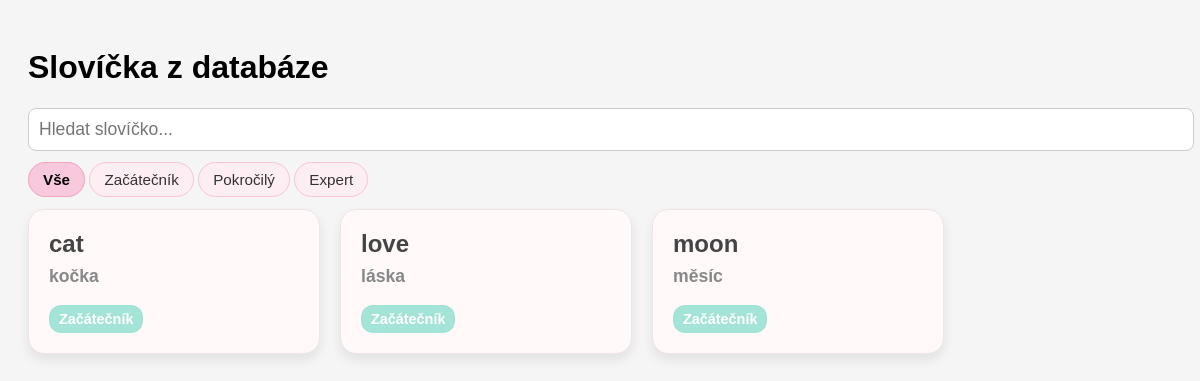
The page /words/ on the database as committed earlier.
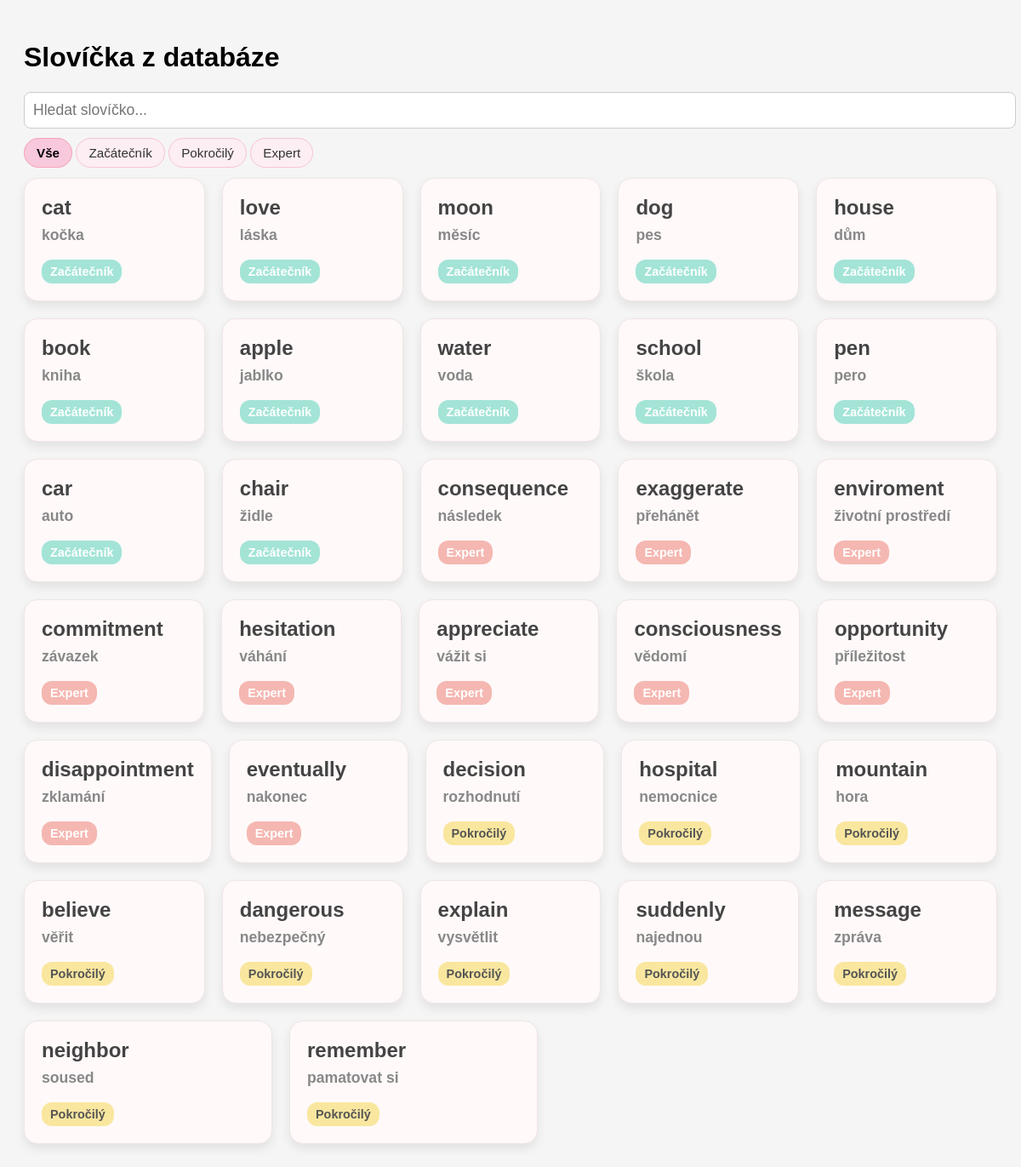
The same page on the database as committed later.
### core/models.py (models this page shows, shortened)
class Word(models.Model):
    english = models.CharField(
        max_length=100,
        verbose_name="Anglické slovo",
        help_text="Zadej slovo v angličtině (bez speciálních znaků)",
        validators=[RegexValidator(r'^[a-zA-Z\s\-]+$', 'Pouze písmena, mezery a pomlčky')]
    )
    czech = models.CharField(
        max_length=100,
        verbose_name="Český překlad",
        help_text="Zadej český překlad"
    )
    difficulty = models.CharField(
        max_length=10,
        choices=[
            ('easy', 'Easy'),
            ('medium', 'Medium'),
            ('hard', 'Hard')
        ],
        verbose_name="Obtížnost",
        help_text="Vyber obtížnost slova"
    )
    category = models.ForeignKey(
        'Category',
        on_delete=models.CASCADE,
        null=True,
        blank=True,
        verbose_name="Kategorie",
        help_text="Vyber kategorii (nepovinné)"
    )
    class Meta:
        verbose_name = "Slovo"
        verbose_name_plural = "Slova"
        ordering = ['difficulty']

### core/views.py (the view)
# urls.py: path('words/', views.word_list, name='word_list'),
def word_list(request):
    query = request.GET.get("q", "")
    difficulty = request.GET.get("difficulty", "")
    words = Word.objects.all()
    if query:
        words = words.filter(
            Q(english__icontains=query) |
            Q(czech__icontains=query)
        )
    if difficulty:
        words = words.filter(difficulty=difficulty)
    return render(request, 'core/word_list.html', {
        'words': words,
        'selected_difficulty': difficulty
    })

### core/templates/core/word_list.html (shortened to what this page needs)
<!DOCTYPE html>
<html>
<head>
</head>
<body>
    <h1>Slovíčka z databáze </h1>
<input type="text" id="searchInput" placeholder="Hledat slovíčko..." style="
    width: 100%;
    padding: 10px;
    font-size: 1.1em;
    margin-bottom: 20px;
    border: 1px solid #ccc;
    border-radius: 8px;
">
<form method="get" class="difficulty-filters">
    <label for="all">Vše</label>
    <label for="easy">Začátečník</label>
    <label for="medium">Pokročilý</label>
    <label for="hard">Expert</label>
</form>
    <table>
    <div class="card-container">
    {% for word in words %}
    <div class="word-card difficulty-{{ word.difficulty }}">
        <h2>{{ word.english }}</h2>
        <p>{{ word.czech }}</p>
        <span class="label">
            {% if word.difficulty == "easy" %}Začátečník
            {% elif word.difficulty == "medium" %}Pokročilý
            {% elif word.difficulty == "hard" %}Expert
            {% else %}?{% endif %}
        </span>
    </div>
    {% endfor %}
    </div>
    </table>
</body>
</html>

### core/templates/core/word_list.html (style rules this page uses)
body { font-family: sans-serif; background: #f5f5f5; padding: 20px; }
table { border-collapse: collapse; width: 100%; background: white; }
form { margin-bottom: 20px; }
.difficulty-easy { background-color: #d4edda; color: #155724; font-weight: bold; }
.difficulty-medium { background-color: #fff3cd; color: #856404; font-weight: bold; }
.difficulty-hard { background-color: #f8d7da; color: #721c24; font-weight: bold; }
.card-container { display: flex; flex-wrap: wrap; grid-template-columns: repeat(auto-fit, minmax(240px, 1fr)); justify-content: flex-start; gap: 20px; }
.word-card { flex: 1 1 150px; background: #fff9f9; padding: 20px; border-radius: 16px; box-shadow: 0 6px 12px rgba(0,0,0,0.08); transition: transform 0.3s ease; border: 1px solid #f0e5e5; max-width: 250px; }
.word-card h2 { margin: 0; font-size: 1.5em; color: #444; }
.word-card p { font-size: 1.1em; color: #888; margin: 8px 0; }
.label { display: inline-block; font-size: 0.9em; padding: 6px 10px; border-radius: 12px; color: #fff; margin-top: 10px; }
.difficulty-easy .label { background-color: #a3e4d7; }
.difficulty-medium .label { background-color: #f9e79f; color: #555; }
.difficulty-hard .label { background-color: #f5b7b1; }
.difficulty-filters label { background-color: #fceef2; color: #333; padding: 8px 14px; border-radius: 20px; border: 1px solid #f7c6d2; cursor: pointer; transition: all 0.2s ease-in-out; font-size: 0.95em; user-select: none; }
.difficulty-filters input[type="radio"]:checked + label { background-color: #f8c8dc; color: #000; border-color: #f5a5bd; font-weight: bold; transform: scale(1.05); }

Rows that differ between the two databases and show on the page:
added Word: english "dog", czech "pes", difficulty "Začátečník"
added Word: english "house", czech "dům", difficulty "Začátečník"
added Word: english "book", czech "kniha", difficulty "Začátečník"
added Word: english "apple", czech "jablko", difficulty "Začátečník"
added Word: english "water", czech "voda", difficulty "Začátečník"
added Word: english "school", czech "škola", difficulty "Začátečník"
added Word: english "pen", czech "pero", difficulty "Začátečník"
added Word: english "car", czech "auto", difficulty "Začátečník"
added Word: english "chair", czech "židle", difficulty "Začátečník"
added Word: english "consequence", czech "následek", difficulty "Expert"
added Word: english "exaggerate", czech "přehánět", difficulty "Expert"
added Word: english "enviroment", czech "životní prostředí", difficulty "Expert"
added Word: english "commitment", czech "závazek", difficulty "Expert"
added Word: english "hesitation", czech "váhání", difficulty "Expert"
added Word: english "appreciate", czech "vážit si", difficulty "Expert"
added Word: english "consciousness", czech "vědomí", difficulty "Expert"
added Word: english "opportunity", czech "příležitost", difficulty "Expert"
added Word: english "disappointment", czech "zklamání", difficulty "Expert"
added Word: english "eventually", czech "nakonec", difficulty "Expert"
added Word: english "decision", czech "rozhodnutí", difficulty "Pokročilý"
added Word: english "hospital", czech "nemocnice", difficulty "Pokročilý"
added Word: english "mountain", czech "hora", difficulty "Pokročilý"
added Word: english "believe", czech "věřit", difficulty "Pokročilý"
added Word: english "dangerous", czech "nebezpečný", difficulty "Pokročilý"
added Word: english "explain", czech "vysvětlit", difficulty "Pokročilý"
added Word: english "suddenly", czech "najednou", difficulty "Pokročilý"
added Word: english "message", czech "zpráva", difficulty "Pokročilý"
added Word: english "neighbor", czech "soused", difficulty "Pokročilý"
added Word: english "remember", czech "pamatovat si", difficulty "Pokročilý"
